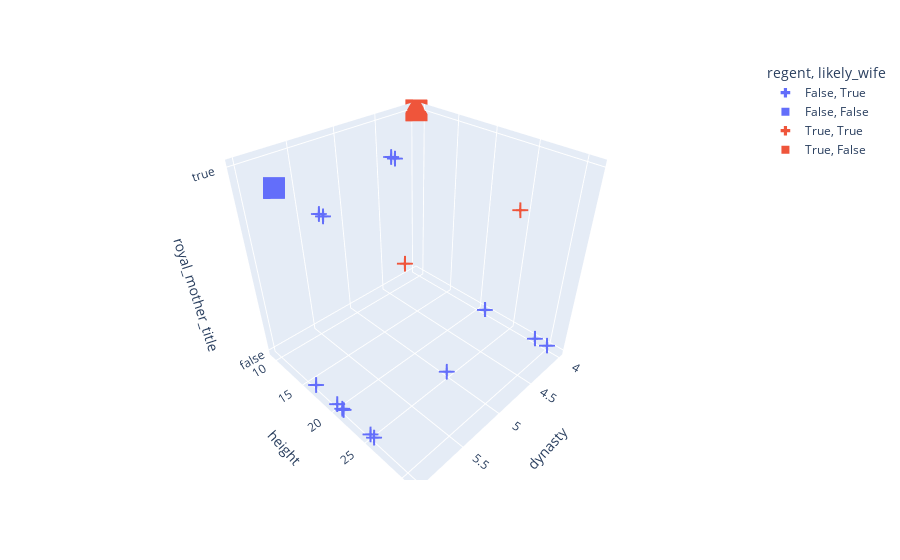

The notebook cell this image was saved under:
### Code cell
# Suggestion from meeting:
# Queen scatterplot representing the above with shapes, colors, outlines of shapes, etc.

# NOTE: The 3D scatterplot probably isn't ideal for a paper, can be unclear where exactly
# certain points are positioned. Try encoding all of the information in a 2d representation.
fig = px.scatter_3d(
    queen_data,
    x='dynasty',
    y='height',
    z='royal_mother_title',
    symbol='likely_wife',
    color='regent',
    symbol_map={True: 'cross', False: 'square'}
)
fig.show()

### Figure 1 — Plotly figure (JSON) as saved in the notebook; plotly's stock layout.template omitted (floating-point values rounded to 4 significant figures)
{"data": [{"hovertemplate": "regent=False<br>likely_wife=True<br>dynasty=%{x}<br>height=%{y}<br>royal_mother_title=%{z}<extra></extra>", "legendgroup": "False, True", "marker": {"color": "#636efa", "symbol": "cross"}, "mode": "markers", "name": "False, True", "scene": "scene", "showlegend": true, "type": "scatter3d", "x": [4, 4, 4, 4, 4, 4, 5, 5, 5, 6, 6, 6, 6, 6, 6, 6, 6, 6, 6, 6], "y": [30, 30, 30, 28.4, 21.18, 21.2, 17.5, 17, 24.72, 20, 21, 21, 21, 20.8, 21, 25, 15, 21.5, 16.5, 25.5], "z": [false, false, false, false, false, false, true, true, false, false, true, false, false, false, false, false, true, true, false, false]}, {"hovertemplate": "regent=False<br>likely_wife=False<br>dynasty=%{x}<br>height=%{y}<br>royal_mother_title=%{z}<extra></extra>", "legendgroup": "False, False", "marker": {"color": "#636efa", "symbol": "square"}, "mode": "markers", "name": "False, False", "scene": "scene", "showlegend": true, "type": "scatter3d", "x": [6], "y": [15], "z": [true]}, {"hovertemplate": "regent=True<br>likely_wife=True<br>dynasty=%{x}<br>height=%{y}<br>royal_mother_title=%{z}<extra></extra>", "legendgroup": "True, True", "marker": {"color": "#EF553B", "symbol": "cross"}, "mode": "markers", "name": "True, True", "scene": "scene", "showlegend": true, "type": "scatter3d", "x": [5, 6], "y": [31, 30], "z": [true, true]}, {"hovertemplate": "regent=True<br>likely_wife=False<br>dynasty=%{x}<br>height=%{y}<br>royal_mother_title=%{z}<extra></extra>", "legendgroup": "True, False", "marker": {"color": "#EF553B", "symbol": "square"}, "mode": "markers", "name": "True, False", "scene": "scene", "showlegend": true, "type": "scatter3d", "x": [4], "y": [9.365], "z": [true]}], "layout": {"legend": {"title": {"text": "regent, likely_wife"}, "tracegroupgap": 0}, "margin": {"t": 60}, "scene": {"domain": {"x": [0, 1], "y": [0, 1]}, "xaxis": {"title": {"text": "dynasty"}}, "yaxis": {"title": {"text": "height"}}, "zaxis": {"title": {"text": "royal_mother_title"}}}}}
